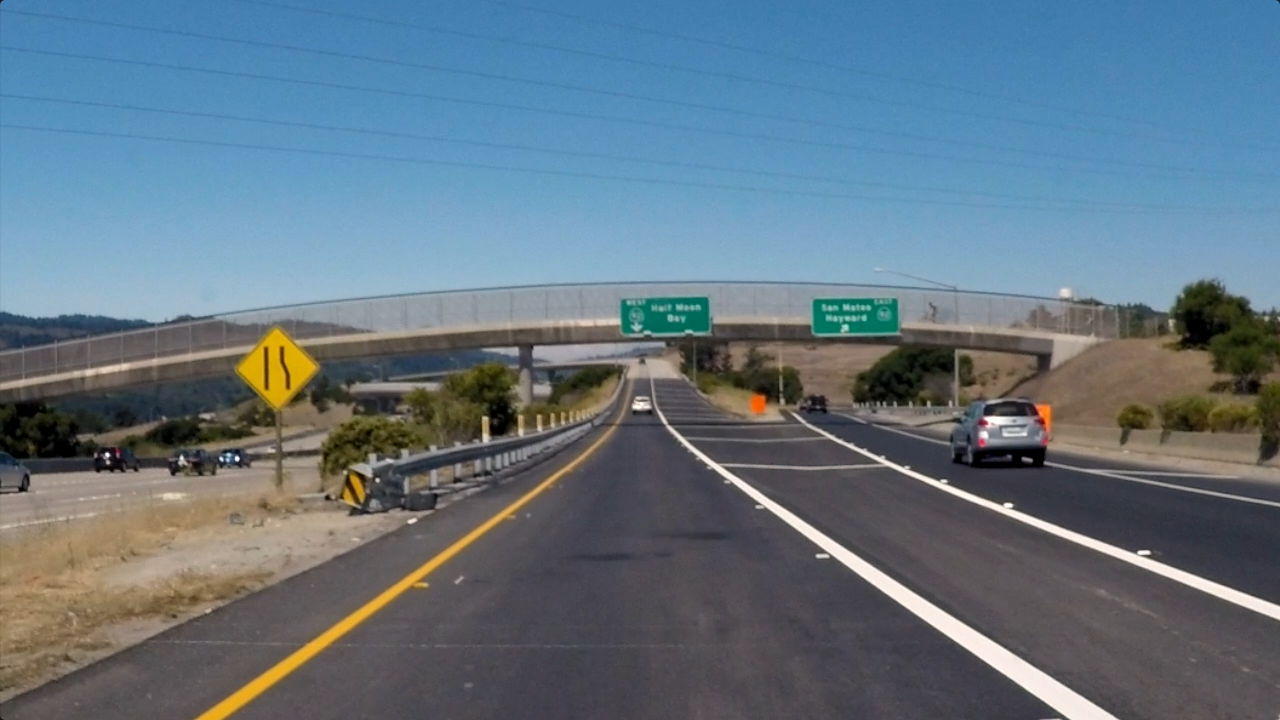
#> input picture term1/lessons/one/test_images/exit_ramp.png, 1280 x 720 px, found by its file name
$ python canny.py
#> lines starting #> are read from the running program, lines starting #| are printed output that depends on the picture; after the words box and inside, x2 and y2 are one past the last pixel; in counts of white or black regions, pixels touching at a corner belong together
# Do all the relevant imports
import matplotlib.pyplot as plt
import matplotlib.image as mpimg
import numpy as np
import cv2

# Read in the image and convert to grayscale
# Note: in the previous example we were reading a .jpg
# Here we read a .png and convert to 0,255 bytescale
image = (mpimg.imread('exit_ramp.png')*255).astype('uint8')
gray = cv2.cvtColor(image,cv2.COLOR_BGR2GRAY)
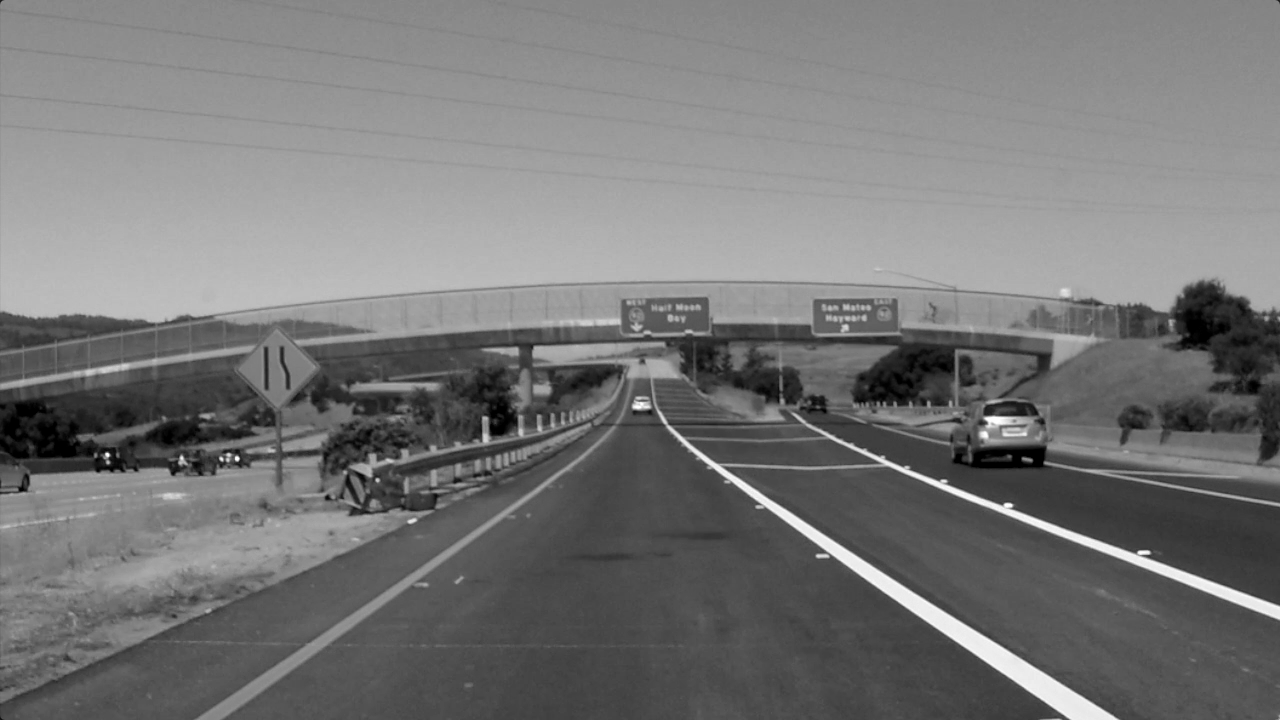
#> gray: shape (720, 1280); min 0, max 255, mean 118.7

# Define a kernel size for Gaussian smoothing / blurring
kernel_size = 5 # Must be an odd number (3, 5, 7...)
blur_gray = cv2.GaussianBlur(gray,(kernel_size, kernel_size),0)

# Define our parameters for Canny and run it
low_threshold = 50
high_threshold = 150
edges = cv2.Canny(blur_gray, low_threshold, high_threshold)
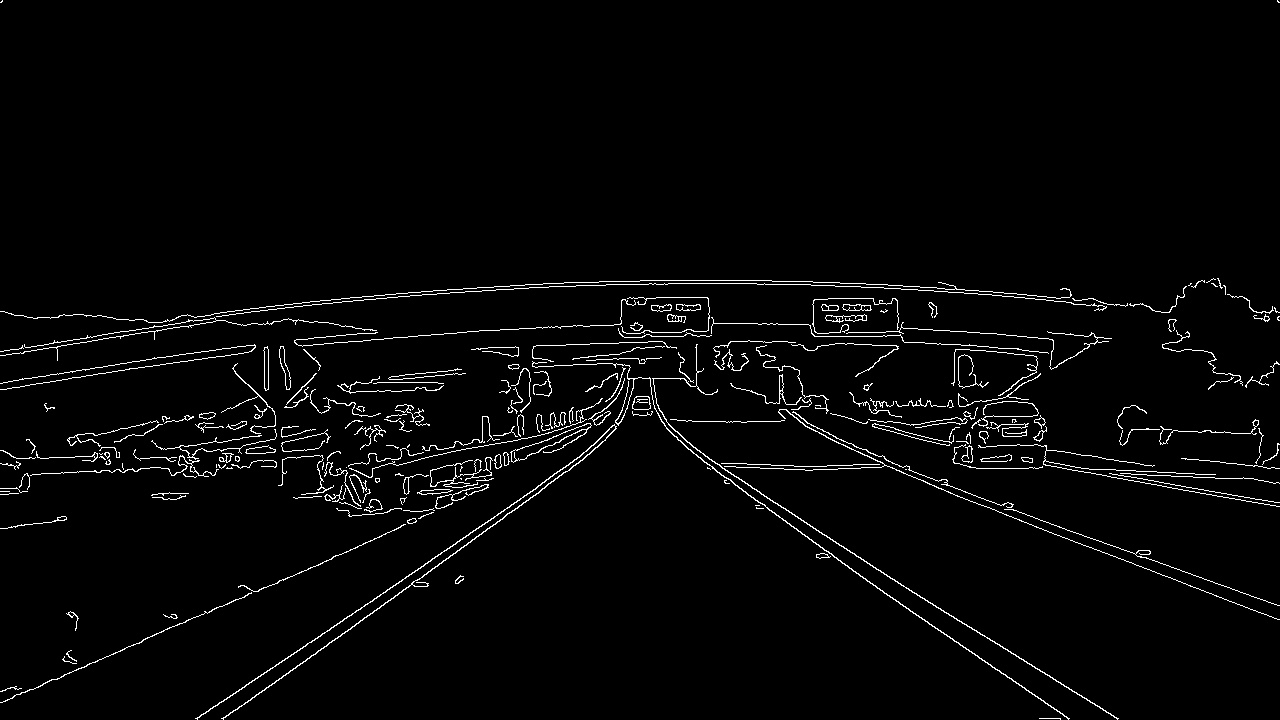
#> edges: shape (720, 1280); 2.6% white in thin lines or dots

# Display the image
plt.imshow(edges, cmap='Greys_r')
plt.show()

$ run again, with term1/lessons/one/test_images/solidWhiteCurve.jpg saved as term1/lessons/one/test_images/exit_ramp.png
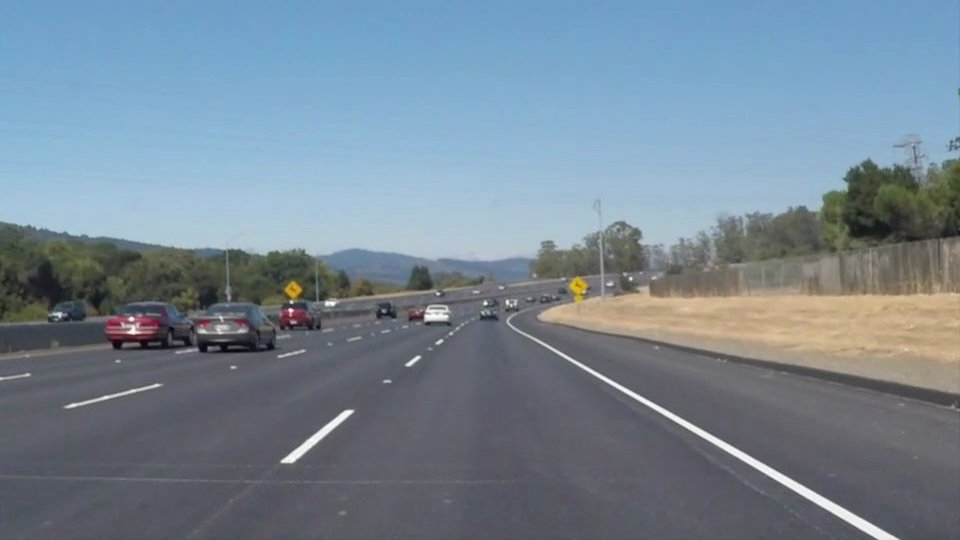
#> input picture term1/lessons/one/test_images/solidWhiteCurve.jpg, 960 x 540 px, found by its file name
#> `gray = cv2.cvtColor(image,cv2.COLOR_BGR2GRAY)`:
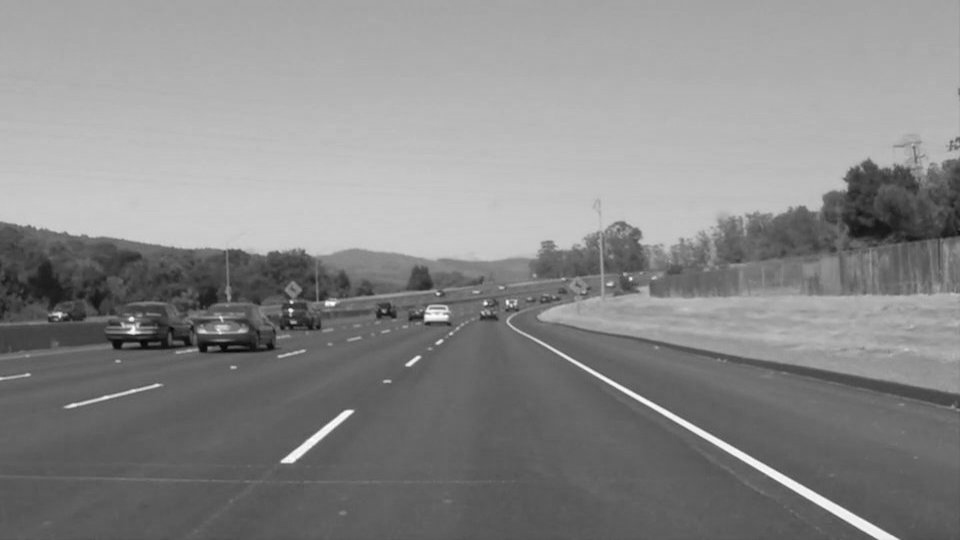
#> gray: shape (540, 960); min 3, max 255, mean 136.7
#> `edges = cv2.Canny(blur_gray, low_threshold, high_threshold)`:
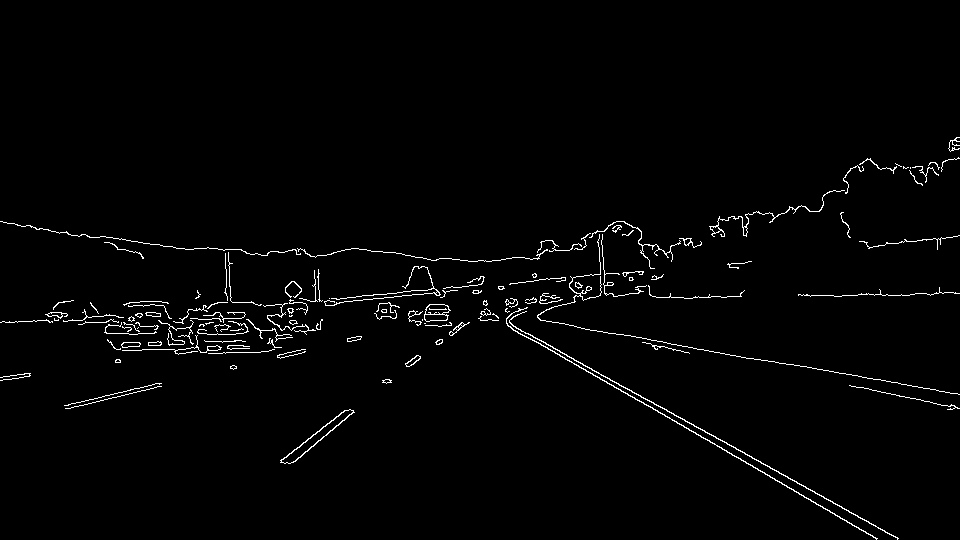
#> edges: shape (540, 960); 1.7% white in thin lines or dots, all inside (x1, y1, x2, y2) = (0, 137, 960, 540)

$ run again, with term1/lessons/one/test_images/solidWhiteRight.jpg saved as term1/lessons/one/test_images/exit_ramp.png
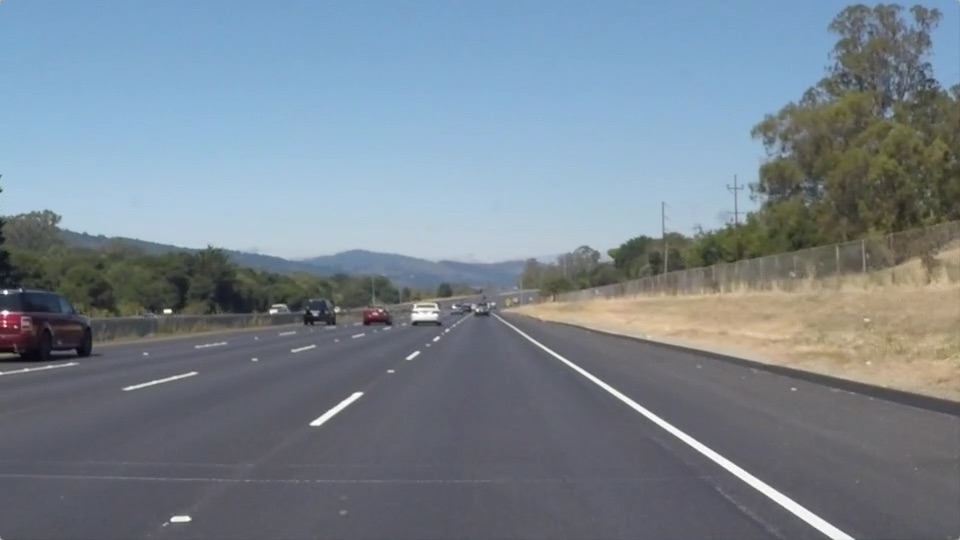
#> input picture term1/lessons/one/test_images/solidWhiteRight.jpg, 960 x 540 px, found by its file name
#> `gray = cv2.cvtColor(image,cv2.COLOR_BGR2GRAY)`:
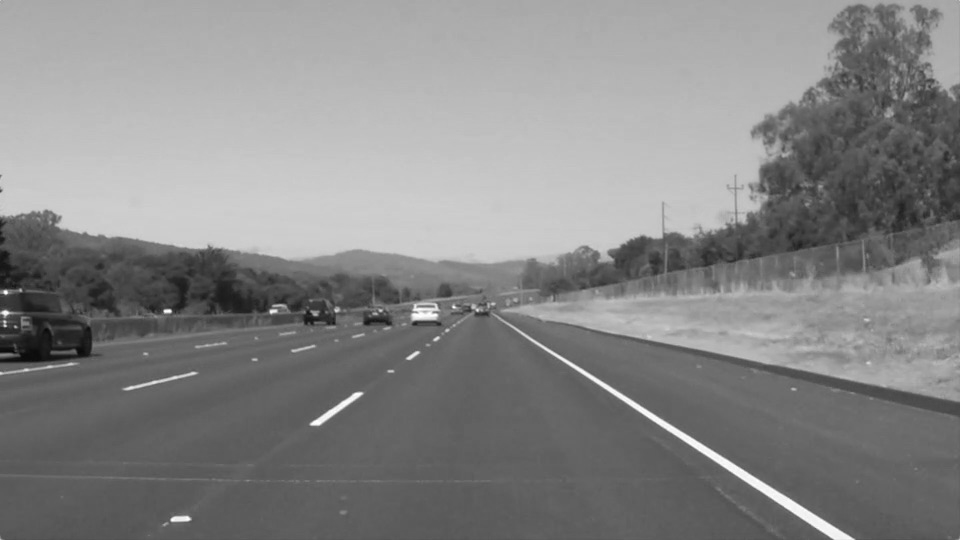
#> gray: shape (540, 960); min 6, max 255, mean 134.5
#> `edges = cv2.Canny(blur_gray, low_threshold, high_threshold)`:
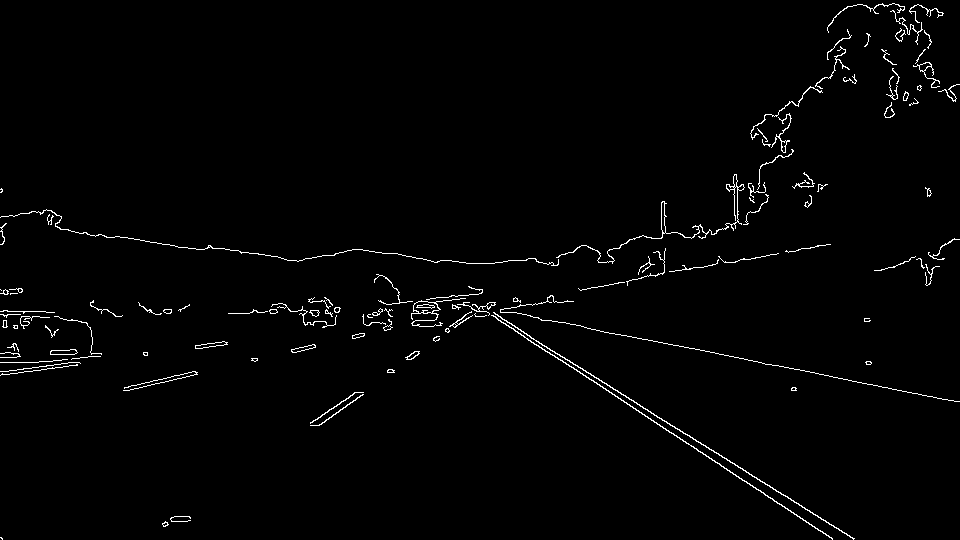
#> edges: shape (540, 960); 1.5% white in thin lines or dots

$ run again, with term1/lessons/one/test_images/solidYellowCurve.jpg saved as term1/lessons/one/test_images/exit_ramp.png
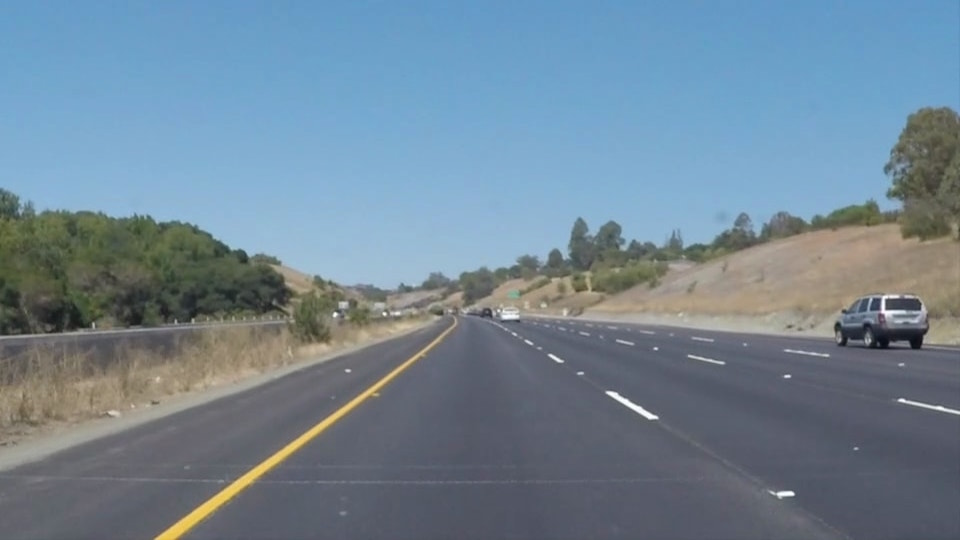
#> input picture term1/lessons/one/test_images/solidYellowCurve.jpg, 960 x 540 px, found by its file name
#> `gray = cv2.cvtColor(image,cv2.COLOR_BGR2GRAY)`:
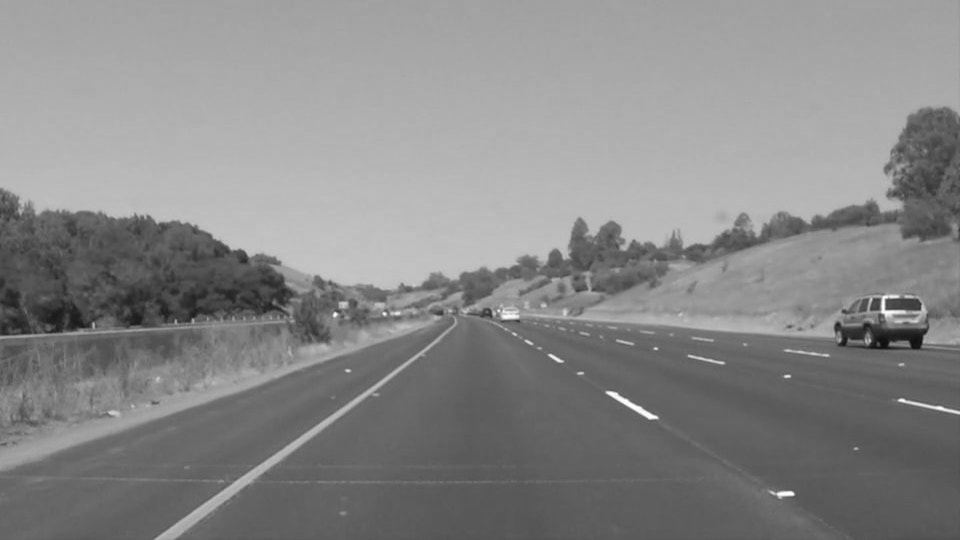
#> gray: shape (540, 960); min 13, max 255, mean 135.7
#> `edges = cv2.Canny(blur_gray, low_threshold, high_threshold)`:
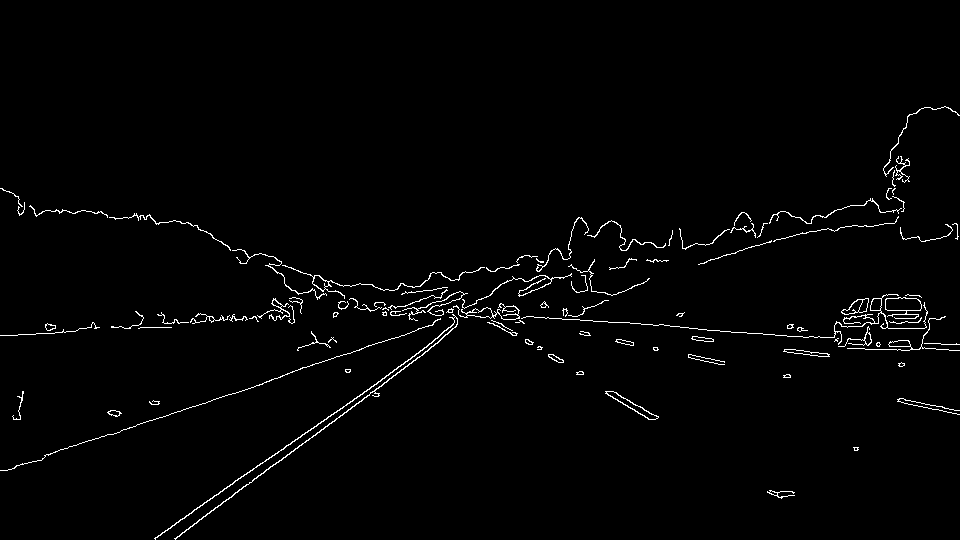
#> edges: shape (540, 960); 1.6% white in thin lines or dots, all inside (x1, y1, x2, y2) = (0, 106, 960, 540)
